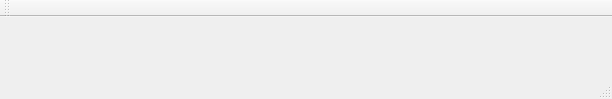
<?xml version="1.0" encoding="UTF-8"?>
<ui version="4.0">
 <class>MainWindow</class>
 <widget class="QMainWindow" name="MainWindow">
  <property name="geometry">
   <rect>
    <x>0</x>
    <y>0</y>
    <width>612</width>
    <height>99</height>
   </rect>
  </property>
  <property name="windowTitle">
   <string>NyxTracesViewer - MainWindow</string>
  </property>
  <widget class="QWidget" name="centralwidget">
   <layout class="QVBoxLayout" name="verticalLayout_2">
    <item>
     <layout class="QVBoxLayout" name="verticalLayout">
      <item>
       <spacer name="verticalSpacer">
        <property name="orientation">
         <enum>Qt::Vertical</enum>
        </property>
        <property name="sizeType">
         <enum>QSizePolicy::Fixed</enum>
        </property>
        <property name="sizeHint" stdset="0">
         <size>
          <width>20</width>
          <height>10</height>
         </size>
        </property>
       </spacer>
      </item>
      <item>
       <spacer name="horizontalSpacer">
        <property name="orientation">
         <enum>Qt::Horizontal</enum>
        </property>
        <property name="sizeHint" stdset="0">
         <size>
          <width>40</width>
          <height>10</height>
         </size>
        </property>
       </spacer>
      </item>
     </layout>
    </item>
   </layout>
  </widget>
  <widget class="QMenuBar" name="menubar">
   <property name="geometry">
    <rect>
     <x>0</x>
     <y>0</y>
     <width>612</width>
     <height>21</height>
    </rect>
   </property>
  </widget>
  <widget class="QStatusBar" name="statusbar"/>
  <widget class="QToolBar" name="MainToolBar">
   <property name="windowTitle">
    <string>toolBar</string>
   </property>
   <attribute name="toolBarArea">
    <enum>TopToolBarArea</enum>
   </attribute>
   <attribute name="toolBarBreak">
    <bool>false</bool>
   </attribute>
  </widget>
 </widget>
 <resources/>
 <connections/>
</ui>
